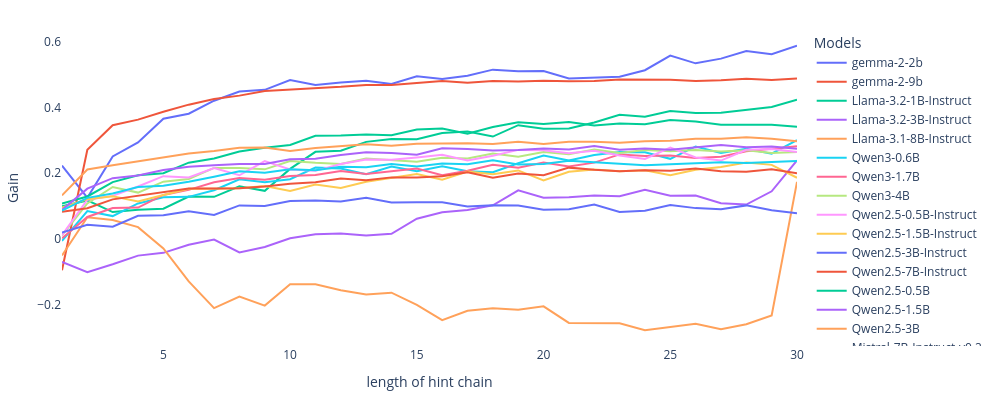
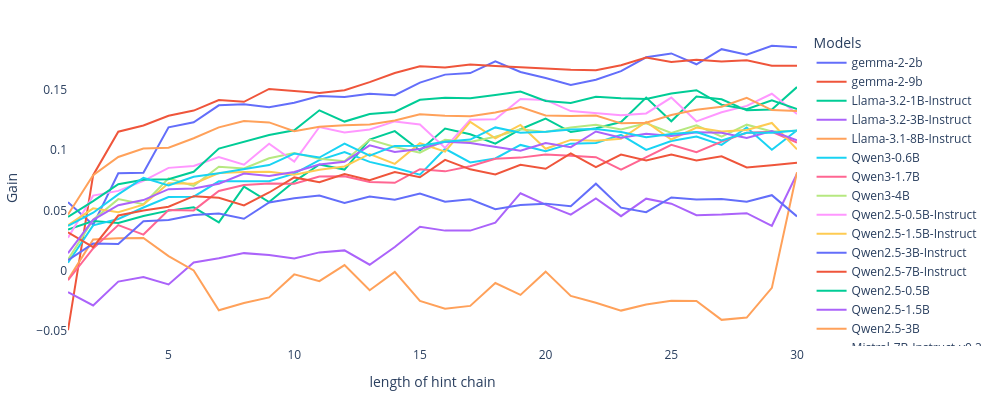
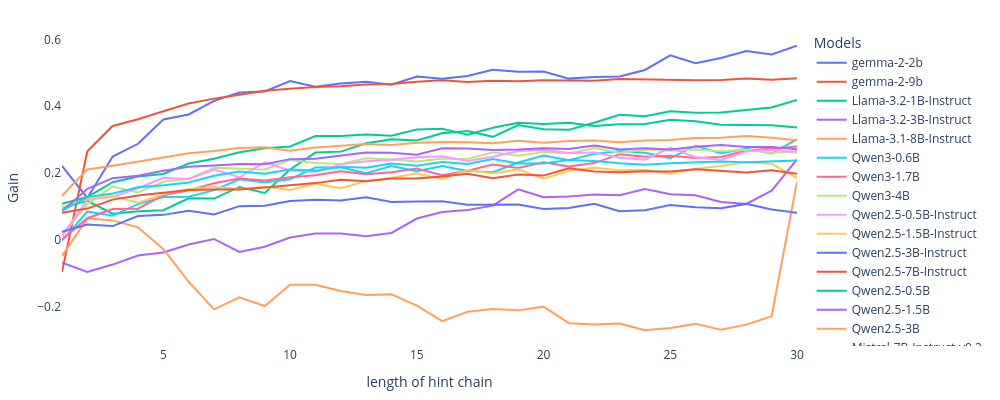

The cell these charts' notebook holds for them, in order:
### Code cell
for metric in ['r1', 'r2', 'rL']:
    # plot the gains for each model
    fig = go.Figure()
    for model_name in MODEL_NAMES:
        fig.add_trace(go.Scatter
        (
            x = list(range(1, len(gains[model_name][f'{metric}_mean']) + 1)),
            y = gains[model_name][f'{metric}_mean'],
            mode = 'lines',
            name = f"{model_name.split('/')[-1]}"
        ))

    fig.update_layout(
        # title = f"Informativeness gain for different models ({metric})",
                        xaxis_title = "length of hint chain",
                        yaxis_title = "Gain",
                        legend_title = "Models",
                        width = 1000,
                        height = 400,
                        margin=dict(l=20, r=20, t=30, b=20),
                        showlegend = True,
                        plot_bgcolor='white',         # Set plot background to white
                        paper_bgcolor='white',        # Set paper background to white
    )
    fig.write_image(f"paper_figs/info_gain_model_selection.pdf", engine="kaleido")
    fig.show()
